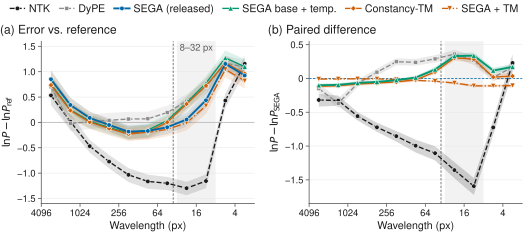

The script that drew this image:
"""F8: luminance power spectrum error by octave versus Aesthetic-4K references, and the paired difference from SEGA.

Definition (crope/metrics/image.py, octave_profile and profile_error; evaluate.py diagnostics): linear-sRGB luminance
(Rec. 709 weights), mean removed, unwindowed 2-D FFT, power |F|^2/(H W), radially averaged within octave bands with
edges 2^-12 ... 2^-1 cycles per pixel (band b_i covers wavelengths 2^(11-i) to 2^(12-i) px), natural log. The error is
signed: ln P_method(b) minus the mean ln P(b) over the 195 Aesthetic-4K 4096-px reference images.

Two outputs from the same numbers (seed 0, held-out rows 8-194, n = 187):
- f8_spectrum.pdf (appendix A.3, 5.50 in wide, included at \\linewidth): (a) mean error per method with 95% percentile
  bootstrap intervals over prompts (2,000 resamples, crope_style.boot); (b) paired difference from released SEGA on
  the same prompt and seed (crope_style.paired).
- f8_spectrum_main.pdf (main text F4, 2.75 x 2.00 in, a wrapfigure included at 0.5\\linewidth): panel (b) alone.
The gray band marks the two octaves where removing SEGA's per-band allocation (SEGA base + temp. minus SEGA) adds the
most power (8 to 32 px, asserted); the dashed vertical marks the Nyquist frequency of a 224-pixel view; a dashed blue
zero line is SEGA (released). Text inside: names, symbols and axis numbers only; the caption carries the rest.

Regenerate (from paper/figs):  OMP_NUM_THREADS=8 /work/09032/saini_2/vista/library/uv-envs/crope/bin/python f8_spectrum.py
"""
from __future__ import annotations

import json

import matplotlib as mpl
import matplotlib.pyplot as plt
import numpy as np
from matplotlib.lines import Line2D

import crope_style as cs
import orx_figstyle

A = ["ntk2", "dype", "sega_official", "temp_only_sbase", "constancy_tm_sbase", "sega_ctm_v2"]
B = ["ntk2", "dype", "temp_only_sbase", "constancy_tm_sbase", "sega_ctm_v2"]
BANDS = [f"spectrum_log_error_b{i:02d}" for i in range(11)]
METRICS_JSON = cs.SCR / "eval_krea" / "main2" / "metrics.json"
NYQUIST = float(np.log2(0.5 * 224 / 4096))      # 224-pixel view, in log2 cycles per original pixel

BAND_ALPHA = 0.18                                # CI bands (R4: an 18% band for curves)
BAND_ALPHA_A = 0.13                              # A.3 (a): six bands overlap near 0, so a lighter tint keeps them apart
LW, LW_EMPH = 1.0, 1.4
MSIZE = {"o": 3.4, "s": 3.0, "D": 2.9, "^": 3.9, "v": 3.9}   # equal visual weight across shapes (points)
DASH = (0, (3.0, 1.8))                           # reference lines: SEGA zero line and the Nyquist marker
LABEL_PT, TICK_PT, NOTE_PT = 8.0, 7.0, 7.0
YLAB_IN = 0.29          # right edge of a rotated y label, inches left of the axes (clear of the tick labels)
BAND_TEXT = "8–32 px"


def band_axis():
    """Band centres from the evaluation record, as log2(cycles per pixel)."""
    st = json.load(open(METRICS_JSON))["status"]["spectrum"]
    f = np.asarray(st["frequency"], float)
    assert len(f) == len(BANDS) and np.allclose(f, 2.0 ** (np.arange(-12, -1) + 0.5))
    return np.log2(f), int(st["reference_count"])


def compute():
    h = cs.heldout()
    assert h.idx.between(8, 194).all() and (h.seed == 0).all()
    mean = {}
    for m in A:
        d = h[h.method == m]
        assert len(d) == 187 and d[BANDS].notna().all().all()
        mean[m] = np.array([cs.boot(d[b]) for b in BANDS])           # (11, 3): mean, lo, hi
    diff = {}
    for m in B:
        rows = [cs.paired(h, m, b) for b in BANDS]
        assert all(r[3] == 187 for r in rows)
        diff[m] = np.array([r[:3] for r in rows])
    return mean, diff


def highlight(x, diff):
    """Band edges (log2 cycles per pixel) of the two adjacent octaves where SEGA base + temp. minus SEGA is largest."""
    top2 = np.sort(np.argsort(diff["temp_only_sbase"][:, 0])[-2:])
    assert top2[1] - top2[0] == 1, "highlight expects two adjacent octaves"
    e0, e1 = x[top2[0]] - 0.5, x[top2[1]] + 0.5
    assert (2 ** -e1, 2 ** -e0) == (8, 32), "the band label and the captions say 8 to 32 px"
    print("highlight bands", top2.tolist(), "temp - SEGA", np.round(diff["temp_only_sbase"][top2, 0], 3).tolist())
    return e0, e1


# ------------------------------------------------------------------ drawing helpers
def line_kw(key, emphasis=False):
    spec = cs.METHODS[key]
    c = spec["color"]
    return dict(color=c, ls=spec["ls"], lw=LW_EMPH if emphasis else LW, marker=spec["marker"],
                ms=MSIZE[spec["marker"]], mfc=c, mec="white", mew=0.4, solid_joinstyle="round",
                dash_joinstyle="round")


def series(ax, x, arr, key, emphasis=False, alpha=BAND_ALPHA):
    c = cs.METHODS[key]["color"]
    ax.fill_between(x, arr[:, 1], arr[:, 2], color=c, alpha=alpha, lw=0, zorder=2)
    ax.plot(x, arr[:, 0], zorder=4 if emphasis else 3, **line_kw(key, emphasis))


def style_axis(ax, ylim, yticks):
    ax.set_xlim(-12, -1)
    ax.set_ylim(*ylim)
    ax.set_yticks(yticks)
    ax.yaxis.set_major_formatter(mpl.ticker.FuncFormatter(
        lambda v, _p: "0" if abs(v) < 1e-9 else f"{v:.1f}".replace("-", "−")))
    ax.set_xticks(np.arange(-12, 0, 2))
    ax.xaxis.set_minor_locator(mpl.ticker.NullLocator())
    ax.xaxis.set_major_formatter(mpl.ticker.FuncFormatter(lambda v, _p: f"{2 ** -v:.0f}"))
    cs.clean_axes(ax, grid="y")
    ax.grid(True, axis="y", color=cs.GRIDC, lw=0.4)
    ax.tick_params(axis="both", which="major", length=2.5, width=0.6, pad=1.8, labelsize=TICK_PT)


def region_marks(ax, e0, e1):
    """Gray band for 8 to 32 px and the dashed 224-view Nyquist vertical (no text)."""
    ax.axvspan(e0, e1, color=cs.PANEL, lw=0, zorder=0)
    ax.axvline(NYQUIST, color=cs.INK2, lw=0.6, ls=DASH, zorder=1)


def sega_zero(ax):
    """The zero line of a paired difference is the reference arm, SEGA (released): dashed, method hue."""
    ax.axhline(0, color=cs.METHOD, lw=0.6, ls=DASH, zorder=2.5)


def legend_row(fig, keys, y_in, emph=(), handle_in=0.22, pad_in=0.045, gap_in=0.10):
    """One unframed legend row centred on the figure, its centre `y_in` inches below the top edge."""
    em = LABEL_PT / 72
    handles = [Line2D([], [], label=cs.label(k), **line_kw(k, k in emph)) for k in keys]
    leg = fig.legend(handles=handles, loc="center", bbox_to_anchor=(0.5, 1 - y_in / fig.get_figheight()),
                     ncol=len(keys), frameon=False, fontsize=LABEL_PT, borderpad=0, borderaxespad=0,
                     handlelength=handle_in / em, handletextpad=pad_in / em, columnspacing=gap_in / em)
    return leg   # Figure.legend keeps every legend it makes; adding it again would draw it twice


def check_inside(fig, artists, margin_in=0.03):
    """Every legend and label stays inside the canvas with a margin (the audit only checks text)."""
    fig.canvas.draw()
    r = fig.canvas.get_renderer()
    for a in artists:
        bb = a.get_window_extent(r)
        x0, x1 = bb.x0 / fig.dpi, bb.x1 / fig.dpi
        print(f"  legend/label spans {x0:.3f} to {x1:.3f} in of {fig.get_figwidth():.2f} in")
        assert x0 >= margin_in and x1 <= fig.get_figwidth() - margin_in, (a, x0, x1)


def clearance(ax, text, x, curves):
    """Smallest vertical gap (inches) between a text box and any curve (line, CI band edge or marker) under it."""
    fig = ax.figure
    fig.canvas.draw()
    bb = text.get_window_extent(fig.canvas.get_renderer()).transformed(ax.transData.inverted())
    xs = np.linspace(bb.x0, bb.x1, 200)
    gaps = []
    for arr in curves:
        for col in (0, 1, 2):
            ys = np.interp(xs, x, arr[:, col])
            gaps.append(np.min(np.where(ys < bb.y0, bb.y0 - ys, np.where(ys > bb.y1, ys - bb.y1, -1.0))))
        inside = (x >= bb.x0) & (x <= bb.x1)
        for y in arr[inside, 0]:
            gaps.append(bb.y0 - y if y < bb.y0 else (y - bb.y1 if y > bb.y1 else -1.0))
    in_per_unit = ax.bbox.height / fig.dpi / (ax.get_ylim()[1] - ax.get_ylim()[0])
    return min(gaps) * in_per_unit


def finish_at_width(fig, stem):
    """cs.finish at a wrapfigure width. orx_figstyle's audit knows the 3.25 / 5.50 / 6.75 in widths; 2.75 in
    (0.5\\linewidth) is this figure's final print width, so it is registered for this one save and every other
    audit check still runs."""
    saved = orx_figstyle.COLUMN
    orx_figstyle.COLUMN = fig.get_figwidth()
    try:
        cs.finish(fig, stem)
    finally:
        orx_figstyle.COLUMN = saved


# ------------------------------------------------------------------ A.3: two panels, full width
def appendix_figure(x, mean, diff, e0, e1):
    W, H = cs.TEXT, 2.45
    LEFT, MID, RIGHT = 0.43, 0.57, 0.06          # y tick labels and math y label left of each panel
    TOP_AX, BOTTOM = 0.43, 0.33                  # legend row and panel tags above; ticks and x label below
    PW = (W - LEFT - MID - RIGHT) / 2
    PH = H - TOP_AX - BOTTOM
    fig = plt.figure(figsize=(W, H))
    ax_a = fig.add_axes([LEFT / W, BOTTOM / H, PW / W, PH / H])
    xb = LEFT + PW + MID
    ax_b = fig.add_axes([xb / W, BOTTOM / H, PW / W, PH / H], sharex=ax_a)

    # (a) error versus the Aesthetic-4K reference mean (zero line: the reference, a light rule)
    for ax in (ax_a, ax_b):
        region_marks(ax, e0, e1)
    ax_a.axhline(0, color=cs.RULE, lw=0.7, zorder=1)
    for m in A:
        series(ax_a, x, mean[m], m, emphasis=(m == "sega_official"), alpha=BAND_ALPHA_A)
    style_axis(ax_a, (-1.6, 1.6), np.arange(-1.5, 1.6, 0.5))
    ax_a.set_ylabel(r"$\ln P - \ln P_{\mathrm{ref}}$", fontsize=LABEL_PT, labelpad=3)
    # (b) paired difference from SEGA (released), the dashed blue zero line
    sega_zero(ax_b)
    for m in B:
        series(ax_b, x, diff[m], m, emphasis=(m == "temp_only_sbase"))
    style_axis(ax_b, (-1.85, 0.55), np.arange(-1.5, 0.6, 0.5))
    ax_b.set_ylabel(r"$\ln P - \ln P_{\mathrm{SEGA}}$", fontsize=LABEL_PT, labelpad=3)
    for ax in (ax_a, ax_b):
        ax.set_xlabel("Wavelength (px)", fontsize=LABEL_PT, labelpad=2)
        ax.yaxis.set_label_coords(-YLAB_IN / PW, 0.5)

    band = ax_a.text((e0 + e1) / 2, 1.55, BAND_TEXT, ha="center", va="top", fontsize=NOTE_PT, color=cs.INK2,
                     zorder=6)
    gap = clearance(ax_a, band, x, [mean[m] for m in A])
    print(f"A.3 band label clearance {gap:.3f} in")
    assert gap > 0.03

    # one legend row above both panels, panel tags on a shared baseline above each panel
    leg = legend_row(fig, A, 0.10, emph=("sega_official",), handle_in=0.16, pad_in=0.04, gap_in=0.095)
    tag_y = 1 - (TOP_AX - 0.08) / H
    cs.panel_tag(fig, 0.0, tag_y, "a", "Error vs. reference")
    cs.panel_tag(fig, (xb - LEFT) / W, tag_y, "b", "Paired difference")
    check_inside(fig, [leg], margin_in=0.02)
    cs.finish(fig, cs.HERE / "f8_spectrum")


# ------------------------------------------------------------------ F4: panel (b) alone, wrapfigure
def main_figure(x, diff, e0, e1):
    W, H = cs.TEXT / 2, 2.00
    LEFT, RIGHT, TOP_AX, BOTTOM = 0.42, 0.06, 0.38, 0.33
    fig = plt.figure(figsize=(W, H))
    ax = fig.add_axes([LEFT / W, BOTTOM / H, (W - LEFT - RIGHT) / W, (H - TOP_AX - BOTTOM) / H])
    region_marks(ax, e0, e1)
    sega_zero(ax)
    for m in B:
        series(ax, x, diff[m], m, emphasis=(m == "temp_only_sbase"))
    style_axis(ax, (-1.85, 0.75), [-1.5, -1.0, -0.5, 0, 0.5])
    ax.set_xlabel("Wavelength (px)", fontsize=LABEL_PT, labelpad=2)
    ax.set_ylabel(r"$\ln P - \ln P_{\mathrm{SEGA}}$", fontsize=LABEL_PT)   # names the reference: no in-plot label
    ax.yaxis.set_label_coords(-YLAB_IN / ax.bbox.width * fig.dpi, 0.5)

    band = ax.text((e0 + e1) / 2, 0.72, BAND_TEXT, ha="center", va="top", fontsize=NOTE_PT, color=cs.INK2, zorder=6)
    gap = clearance(ax, band, x, [diff[m] for m in B])
    print(f"F4 band label clearance {gap:.3f} in")
    assert gap > 0.03

    rows = (["ntk2", "dype", "temp_only_sbase"], ["constancy_tm_sbase", "sega_ctm_v2"])
    legs = [legend_row(fig, keys, 0.09 + i * 0.15, emph=("temp_only_sbase",), handle_in=0.25)
            for i, keys in enumerate(rows)]
    check_inside(fig, legs, margin_in=0.02)
    finish_at_width(fig, cs.HERE / "f8_spectrum_main")


def main():
    cs.style()
    x, n_ref = band_axis()
    assert n_ref == 195
    mean, diff = compute()
    e0, e1 = highlight(x, diff)
    appendix_figure(x, mean, diff, e0, e1)
    main_figure(x, diff, e0, e1)


if __name__ == "__main__":
    main()
